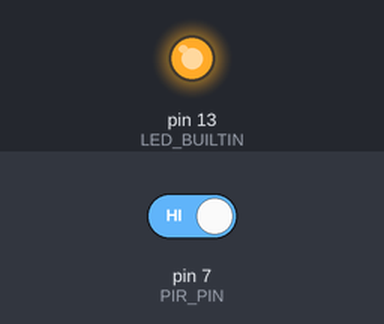
The sketch below on a simulated Arduino Uno, built with avr-gcc and run on an emulated ATmega328P. Shown: output pins drawn as LEDs (lit = HIGH). The test bench sets the inputs (shaded band); at power-on: pin 7 (PIR_PIN) HIGH.

Above: at 1.2 s.
1.3 s: pin 7 (PIR_PIN) driven LOW
At 2.2 s:
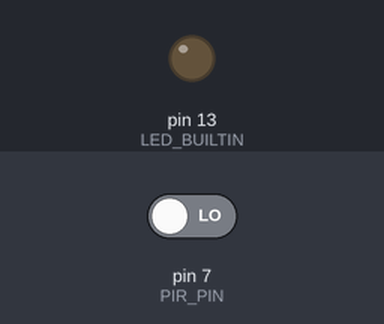
2.8 s: pin 7 (PIR_PIN) driven HIGH
At 3.3 s:
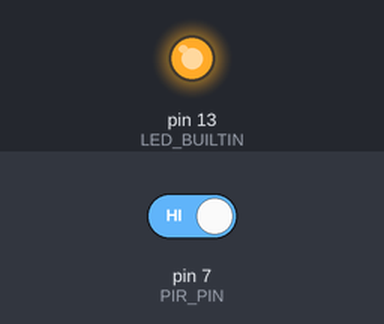
Timing chart, 0 to 5.8 s (numbered marks = the images above; inputs shaded):
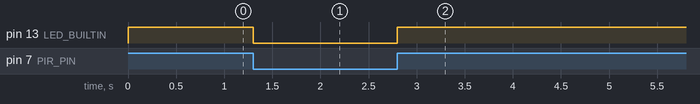

The sketch:

PIRSensor.ino
```cpp
/*
  HC-SR501 PIR sensor module

  - VDD supply is 4.5V - 20V.

  - HIGH level on output pin is 3.3V.
*/
const byte PIR_PIN = 7;

int pirValue;

void setup()
{
  pinMode(PIR_PIN, INPUT);
  pinMode(LED_BUILTIN, OUTPUT);
  digitalWrite(LED_BUILTIN, LOW);
}

void loop()
{
  pirValue = digitalRead(PIR_PIN);
  digitalWrite(LED_BUILTIN, pirValue);
}
```

Measured:
- after the input at 1.3 s, pin 13 (LED_BUILTIN): HIGH → LOW at once
- after the input at 2.8 s, pin 13 (LED_BUILTIN): LOW → HIGH at once
